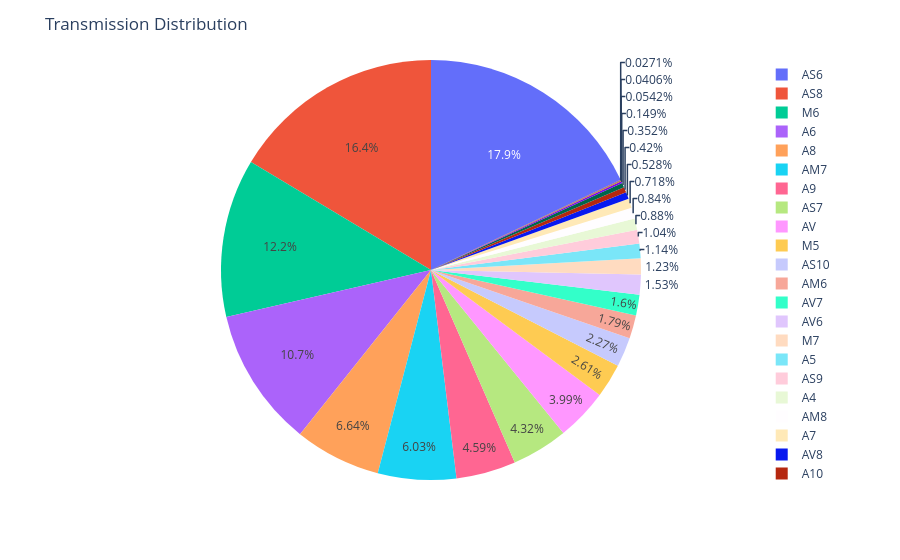

The notebook cell saved with this chart:
### Code cell
transmission_distr = df['transmission'].value_counts().reset_index()
transmission_distr.columns = ['transmission', 'count']  
fig = px.pie(transmission_distr, values='count', names='transmission')
fig.update_layout(title="Transmission Distribution")
fig.show()

### Figure 1 — Plotly figure (JSON) as saved in the notebook; plotly's stock layout.template omitted (floating-point values rounded to 4 significant figures)
{"data": [{"domain": {"x": [0, 1], "y": [0, 1]}, "hovertemplate": "transmission=%{label}<br>count=%{value}<extra></extra>", "labels": ["AS6", "AS8", "M6", "A6", "A8", "AM7", "A9", "AS7", "AV", "M5", "AS10", "AM6", "AV7", "AV6", "M7", "A5", "AS9", "A4", "AM8", "A7", "AV8", "A10", "AS5", "AV10", "AM5", "AM9", "AS4"], "legendgroup": "", "name": "", "showlegend": true, "type": "pie", "values": [1324, 1211, 901, 789, 490, 445, 339, 319, 295, 193, 168, 132, 118, 113, 91, 84, 77, 65, 62, 53, 39, 31, 26, 11, 4, 3, 2]}], "layout": {"autosize": true, "legend": {"tracegroupgap": 0}, "margin": {"t": 60}, "title": {"text": "Transmission Distribution"}}}
